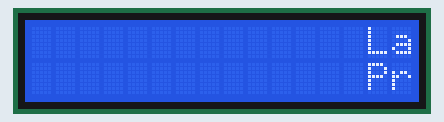
Simulated run of this sketch. Board: Arduino Uno, built with avr-gcc and run on an emulated ATmega328P. Shown: 16×2 character LCD.

Above: at 0.51 s.
At 5.32 s:
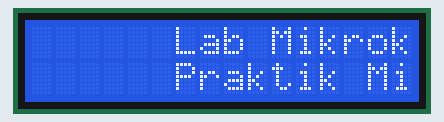
At 10.12 s:
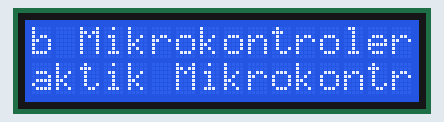
At 19.73 s:
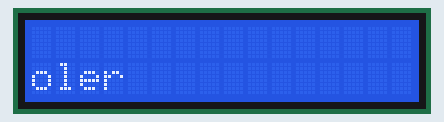
At 29.93 s:
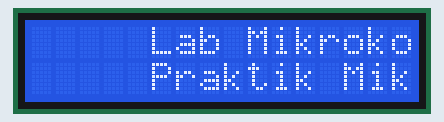
At 39.54 s:
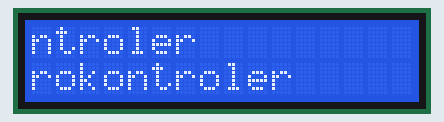

The sketch:

LCD.ino
```cpp
#include <LiquidCrystal.h>
LiquidCrystal lcd(8,9,4,5,6,7);
void setup() {
lcd.begin(16, 2);
lcd.setCursor(15,0);
lcd.print("Lab Mikrokontroler");
lcd.setCursor(15,1);
lcd.print("Praktik Mikrokontroler");
}
void loop()
{
for(int i = 0 ; i <10; i++){

  lcd.noDisplay();
  delay(300);
  lcd.scrollDisplayLeft();
  lcd.display();
  delay(300);

}

}
```
